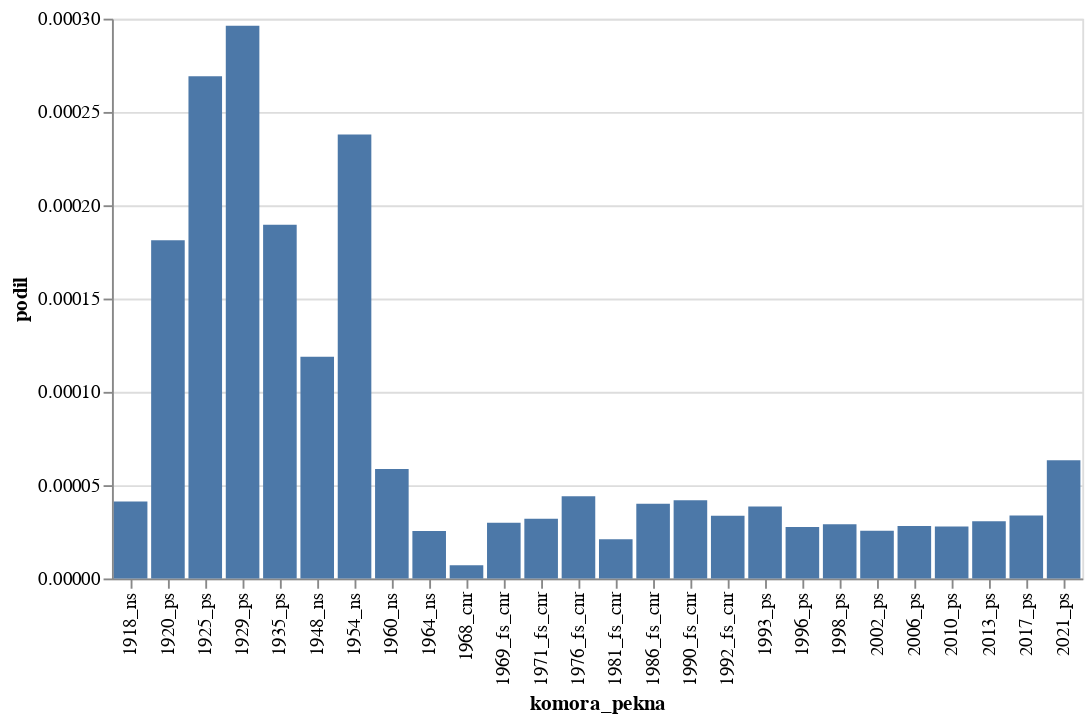

The notebook cell this image was saved under:
### Code cell
graf("Maďars")

### Figure 1 — Vega-Lite specification as saved in the notebook (floating-point values rounded to 4 significant figures)
{"config": {"view": {"continuousWidth": 300, "continuousHeight": 300}}, "data": {"name": "data-e80e00c5ce15115b28ebd28b62966aaa"}, "mark": {"type": "bar"}, "encoding": {"x": {"field": "komora_pekna", "type": "nominal"}, "y": {"field": "podil", "type": "quantitative"}}, "$schema": "https://vega.github.io/schema/vega-lite/v5.8.0.json", "datasets": {"data-e80e00c5ce15115b28ebd28b62966aaa": [{"komora_pekna": "1918_ns", "slov": 2493774, "vyskytu": 103, "podil": 4.13e-05}, {"komora_pekna": "1920_ps", "slov": 8739981, "vyskytu": 1584, "podil": 0.0001812}, {"komora_pekna": "1925_ps", "slov": 6606822, "vyskytu": 1778, "podil": 0.0002691}, {"komora_pekna": "1929_ps", "slov": 8229753, "vyskytu": 2438, "podil": 0.0002962}, {"komora_pekna": "1935_ps", "slov": 3159927, "vyskytu": 599, "podil": 0.0001896}, {"komora_pekna": "1948_ns", "slov": 1867671, "vyskytu": 222, "podil": 0.0001189}, {"komora_pekna": "1954_ns", "slov": 1025516, "vyskytu": 244, "podil": 0.0002379}, {"komora_pekna": "1960_ns", "slov": 904510, "vyskytu": 53, "podil": 5.86e-05}, {"komora_pekna": "1964_ns", "slov": 1534760, "vyskytu": 39, "podil": 2.541e-05}, {"komora_pekna": "1968_cnr", "slov": 142318, "vyskytu": 1, "podil": 7.027e-06}, {"komora_pekna": "1969_fs_cnr", "slov": 1141353, "vyskytu": 34, "podil": 2.979e-05}, {"komora_pekna": "1971_fs_cnr", "slov": 1783042, "vyskytu": 57, "podil": 3.197e-05}, {"komora_pekna": "1976_fs_cnr", "slov": 1541450, "vyskytu": 68, "podil": 4.411e-05}, {"komora_pekna": "1981_fs_cnr", "slov": 1667393, "vyskytu": 35, "podil": 2.099e-05}, {"komora_pekna": "1986_fs_cnr", "slov": 2346937, "vyskytu": 94, "podil": 4.005e-05}, {"komora_pekna": "1990_fs_cnr", "slov": 6744570, "vyskytu": 283, "podil": 4.196e-05}, {"komora_pekna": "1992_fs_cnr", "slov": 1250260, "vyskytu": 42, "podil": 3.359e-05}, {"komora_pekna": "1993_ps", "slov": 3733309, "vyskytu": 144, "podil": 3.857e-05}, {"komora_pekna": "1996_ps", "slov": 3777874, "vyskytu": 104, "podil": 2.753e-05}, {"komora_pekna": "1998_ps", "slov": 8758180, "vyskytu": 255, "podil": 2.912e-05}, {"komora_pekna": "2002_ps", "slov": 9469562, "vyskytu": 242, "podil": 2.556e-05}, {"komora_pekna": "2006_ps", "slov": 7246921, "vyskytu": 204, "podil": 2.815e-05}, {"komora_pekna": "2010_ps", "slov": 6613371, "vyskytu": 184, "podil": 2.782e-05}, {"komora_pekna": "2013_ps", "slov": 11319931, "vyskytu": 347, "podil": 3.065e-05}, {"komora_pekna": "2017_ps", "slov": 13171459, "vyskytu": 444, "podil": 3.371e-05}, {"komora_pekna": "2021_ps", "slov": 15683586, "vyskytu": 994, "podil": 6.338e-05}]}}
